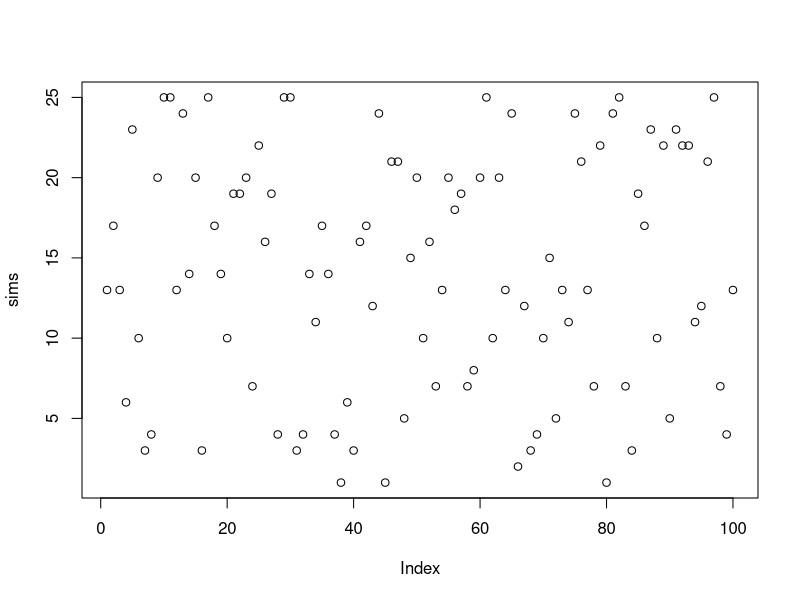
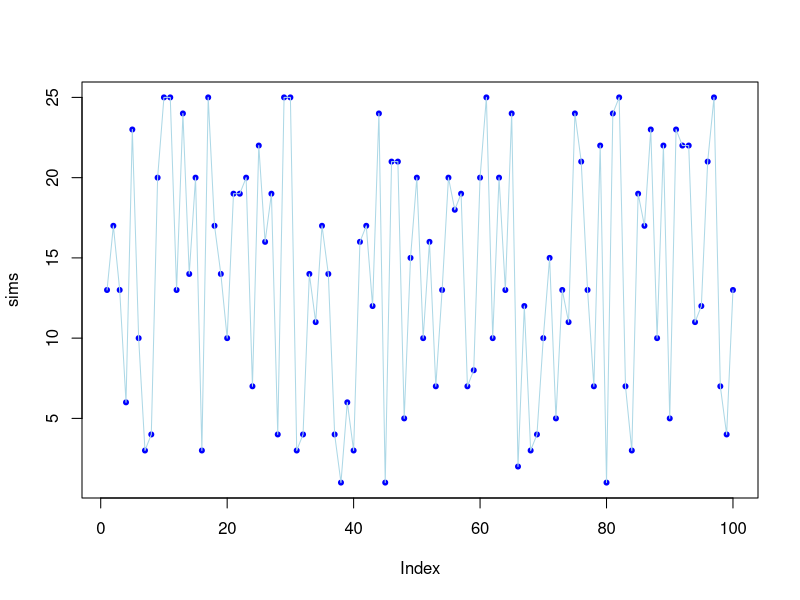
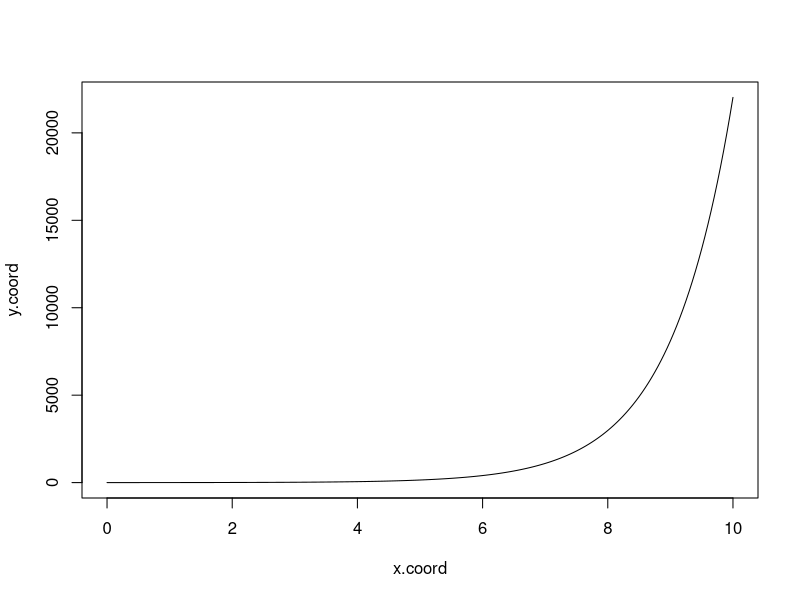
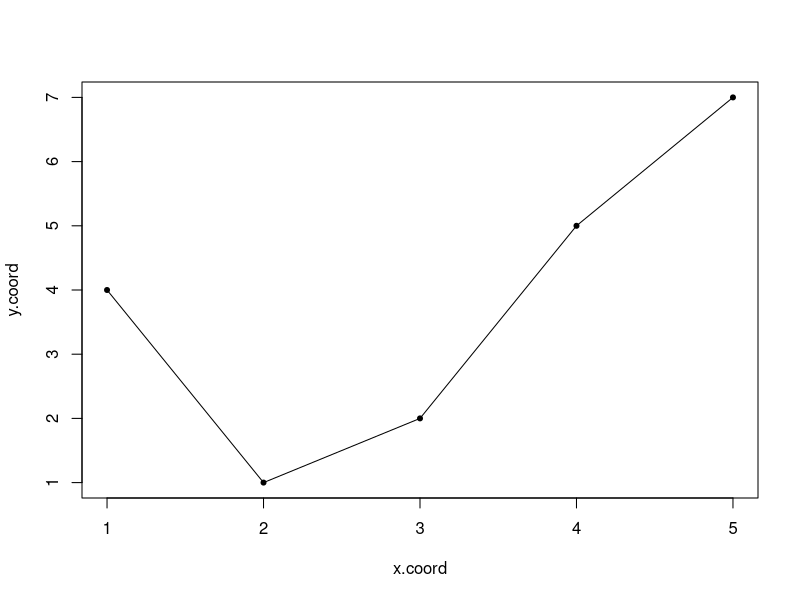

Recreate these plots in R, in order.
sims<-sample(1:25,100, replace=TRUE)
sims
plot(sims)
plot(sims, col="blue", pch=20)
lines(sims,col="lightblue")

x.coord<-seq(0,10,0.05)
y.coord<-exp(x.coord)
plot(x.coord,y.coord, type="l")

x.coord<-1:5
y.coord<-c(4,1,2,5,7)
plot(x.coord,y.coord, pch=20)
lines(x.coord,y.coord)
